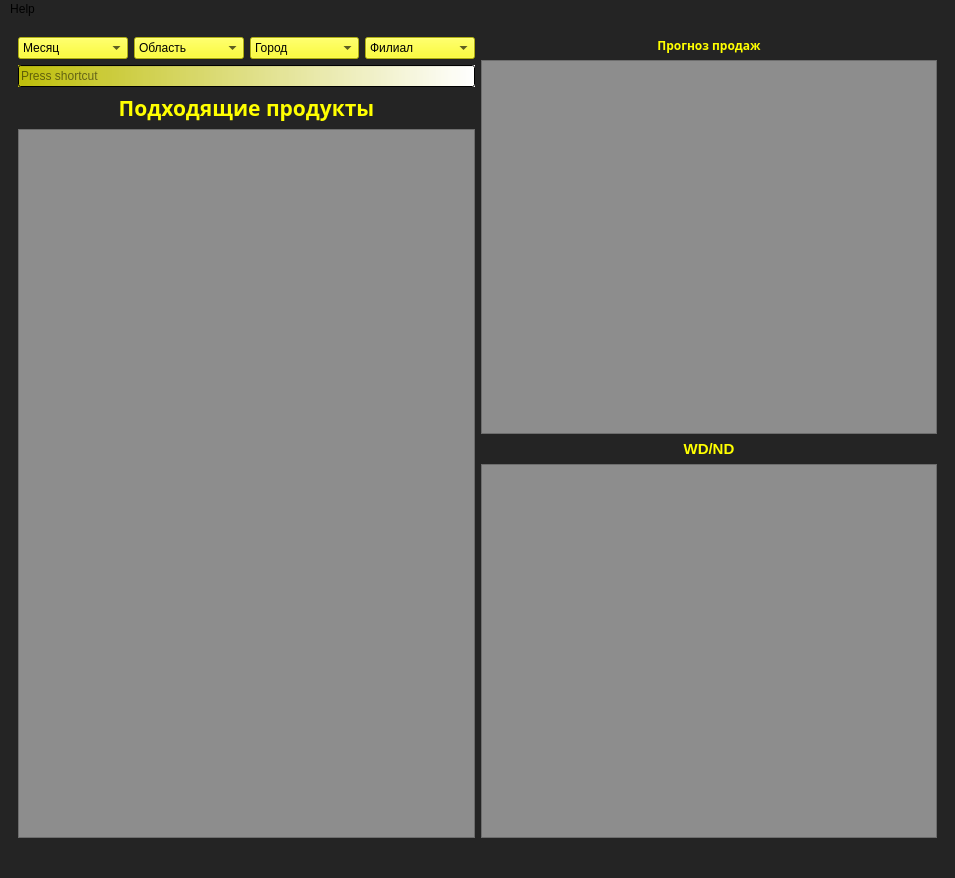
<?xml version="1.0" encoding="UTF-8"?>
<ui version="4.0">
 <class>MainWindow</class>
 <widget class="QMainWindow" name="MainWindow">
  <property name="geometry">
   <rect>
    <x>0</x>
    <y>0</y>
    <width>955</width>
    <height>878</height>
   </rect>
  </property>
  <property name="windowTitle">
   <string>MainWindow</string>
  </property>
  <property name="styleSheet">
   <string notr="true">background-color: rgb(36, 36, 36);
border-color: rgb(255, 255, 255);</string>
  </property>
  <widget class="QWidget" name="centralwidget">
   <layout class="QVBoxLayout" name="verticalLayout_3">
    <item>
     <widget class="QWidget" name="horizontalWidget_2" native="true">
      <layout class="QHBoxLayout" name="horizontalLayout_2">
       <item>
        <layout class="QVBoxLayout" name="verticalLayout_2">
         <item>
          <layout class="QHBoxLayout" name="horizontalLayout">
           <item>
            <widget class="QComboBox" name="comboBox_4">
             <property name="mouseTracking">
              <bool>true</bool>
             </property>
             <property name="toolTip">
              <string>&lt;html&gt;&lt;head/&gt;&lt;body&gt;&lt;p&gt;Месяц&lt;/p&gt;&lt;/body&gt;&lt;/html&gt;</string>
             </property>
             <property name="styleSheet">
              <string notr="true">background-color: rgb(255, 255, 0, 200);
</string>
             </property>
             <item>
              <property name="text">
               <string>Месяц</string>
              </property>
             </item>
             <item>
              <property name="text">
               <string>Октябрь</string>
              </property>
             </item>
             <item>
              <property name="text">
               <string>Август</string>
              </property>
             </item>
            </widget>
           </item>
           <item>
            <widget class="QComboBox" name="comboBox_3">
             <property name="mouseTracking">
              <bool>true</bool>
             </property>
             <property name="styleSheet">
              <string notr="true">background-color: rgb(255, 255, 0, 200);
</string>
             </property>
             <item>
              <property name="text">
               <string>Область</string>
              </property>
             </item>
            </widget>
           </item>
           <item>
            <widget class="QComboBox" name="comboBox_2">
             <property name="mouseTracking">
              <bool>true</bool>
             </property>
             <property name="styleSheet">
              <string notr="true">background-color: rgb(255, 255, 0, 200);

</string>
             </property>
             <item>
              <property name="text">
               <string>Город</string>
              </property>
             </item>
            </widget>
           </item>
           <item>
            <widget class="QComboBox" name="comboBox">
             <property name="mouseTracking">
              <bool>true</bool>
             </property>
             <property name="styleSheet">
              <string notr="true">background-color: rgb(255, 255, 0, 200);
</string>
             </property>
             <item>
              <property name="text">
               <string>Филиал</string>
              </property>
             </item>
            </widget>
           </item>
          </layout>
         </item>
         <item>
          <widget class="QKeySequenceEdit" name="keySequenceEdit">
           <property name="styleSheet">
            <string notr="true">background-color: qlineargradient(spread:pad, x1:0, y1:0, x2:1, y2:0, stop:0 rgba(255, 255, 0, 180), stop:1 rgba(255, 255, 255, 255));
</string>
           </property>
          </widget>
         </item>
         <item>
          <widget class="QLabel" name="label_3">
           <property name="font">
            <font>
             <family>Rockwell Extra Bold</family>
             <pointsize>16</pointsize>
             <weight>75</weight>
             <bold>true</bold>
            </font>
           </property>
           <property name="text">
            <string>&lt;html&gt;&lt;head/&gt;&lt;body&gt;&lt;p align=&quot;center&quot;&gt;&lt;span style=&quot; font-weight:600; color:#ffff00;&quot;&gt;Подходящие продукты&lt;/span&gt;&lt;/p&gt;&lt;/body&gt;&lt;/html&gt;</string>
           </property>
          </widget>
         </item>
         <item>
          <widget class="QListView" name="listView_2">
           <property name="styleSheet">
            <string notr="true">background-color: rgb(141, 141, 141);</string>
           </property>
          </widget>
         </item>
        </layout>
       </item>
       <item>
        <layout class="QVBoxLayout" name="verticalLayout">
         <item>
          <widget class="QLabel" name="label">
           <property name="font">
            <font>
             <family>Rockwell</family>
             <pointsize>16</pointsize>
            </font>
           </property>
           <property name="text">
            <string>&lt;html&gt;&lt;head/&gt;&lt;body&gt;&lt;p align=&quot;center&quot;&gt;&lt;span style=&quot; font-size:9pt; font-weight:600; color:#ffff00;&quot;&gt;Прогноз продаж&lt;/span&gt;&lt;/p&gt;&lt;/body&gt;&lt;/html&gt;</string>
           </property>
          </widget>
         </item>
         <item>
          <widget class="QGraphicsView" name="graphicsView">
           <property name="styleSheet">
            <string notr="true">background-color: rgb(141, 141, 141);
border-color: rgb(255, 255, 0);</string>
           </property>
          </widget>
         </item>
         <item>
          <widget class="QLabel" name="label_2">
           <property name="font">
            <font>
             <pointsize>16</pointsize>
            </font>
           </property>
           <property name="text">
            <string>&lt;html&gt;&lt;head/&gt;&lt;body&gt;&lt;p align=&quot;center&quot;&gt;&lt;span style=&quot; font-size:11pt; font-weight:600; color:#ffff00;&quot;&gt;WD/ND&lt;/span&gt;&lt;/p&gt;&lt;/body&gt;&lt;/html&gt;</string>
           </property>
          </widget>
         </item>
         <item>
          <widget class="QListView" name="listView">
           <property name="styleSheet">
            <string notr="true">background-color: rgb(141, 141, 141);</string>
           </property>
          </widget>
         </item>
        </layout>
       </item>
      </layout>
     </widget>
    </item>
   </layout>
  </widget>
  <widget class="QStatusBar" name="statusbar"/>
  <widget class="QMenuBar" name="menubar">
   <property name="geometry">
    <rect>
     <x>0</x>
     <y>0</y>
     <width>955</width>
     <height>21</height>
    </rect>
   </property>
   <widget class="QMenu" name="menuHelp">
    <property name="title">
     <string>Help</string>
    </property>
    <addaction name="separator"/>
   </widget>
   <addaction name="menuHelp"/>
  </widget>
 </widget>
 <resources/>
 <connections/>
</ui>
